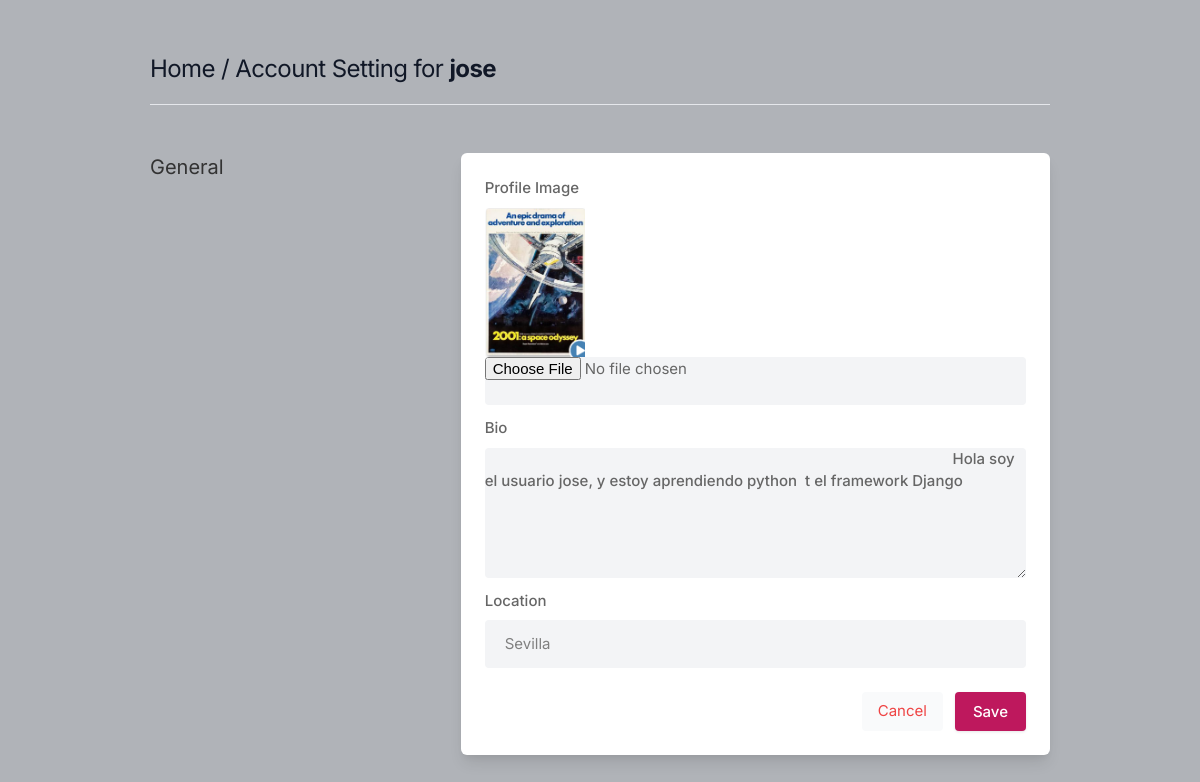
/settings/ (signed in), run on the app's committed database.
### core/models.py (models this page shows, shortened)
class Profile(models.Model):
    user = models.ForeignKey(User, on_delete=models.CASCADE)
    id_user = models.IntegerField()
    bio = models.TextField(blank=True)
    profileimg = models.ImageField(upload_to="profile_images", default='blank-profile-picture.png')
    location = models.CharField(max_length=100, blank=True)

### core/views.py (the view, shortened to what this page needs)
# urls.py: path('settings/',views.settings, name="settings"),
@login_required(login_url="signin")
def settings(request):
    print("hola settings")
    user_profile = Profile.objects.get(user=request.user)
    return render(request, "setting.html", {"user_profile":user_profile})

### templates/setting.html (shortened to what this page needs)
{% load static %}
<!DOCTYPE html>
<html lang="en">
<head>
    <link rel="stylesheet" href="{% static 'assets/css/icons.css' %}">
    <link rel="stylesheet" href="{% static 'assets/css/uikit.css' %}">
    <link rel="stylesheet" href="{% static 'assets/css/style.css' %}">
    <link rel="stylesheet" href="{% static 'assets/css/tailwind.css' %}">
</head>
<body>
            <div class="container m-auto">
                <h1 class="text-2xl leading-none text-gray-900 tracking-tight mt-3"><a href="/"> Home / Account Setting for <b>{{user.username}}</b></a></h1>
                <br>
                <hr>
                <div class="grid lg:grid-cols-3 mt-12 gap-8">
                    <div>
                        <h3 class="text-xl mb-2"> General</h3>
                    </div>
                    <div class="bg-white rounded-md lg:shadow-lg shadow col-span-2">
                        <form action="" method="post" enctype="multipart/form-data">
                            <div class="grid grid-cols-2 gap-3 lg:p-6 p-4">
                                    <div class="col-span-2">
                                        <label for=""> Profile Image</label>
                                        <img width="100" height="100" src="{{user_profile.profileimg.url}}">
                                        <input type="file" name="image" placeholder="Image" class="shadow-none bg-gray-100">
                                    </div>
                                    <div class="col-span-2">
                                        <label for="about">Bio</label>
                                        <textarea id="id_bio" name="bio" rows="3"  class="shadow-none bg-gray-100">
                                            {{user_profile.bio}}
                                        </textarea>
                                    </div>
                                    <div class="col-span-2">
                                        <label for=""> Location</label>
                                        <input type="text" name="location" value="{{user_profile.location}}" placeholder="" class="shadow-none bg-gray-100">
                                    </div>
                                </div>
                                <div class="bg-gray-10 p-6 pt-0 flex justify-end space-x-3">
                                    <button class="p-2 px-4 rounded bg-gray-50 text-red-500"><a href="/"> Cancel </a></button>
                                    <button type="submit" class="button bg-blue-700"> Save </button>
                                </div>
                            </div>
                    </div>
                    <br>
                </div>
</body>
</html>

### static/assets/css/style.css (style rules this page uses)
body { background-color: #B0B3B8!important; }
button { vertical-align: middle; }
span.button, button.button { background-color: #be185d; top: 0; color: #fff; position: relative; padding: 8px 18px; line-height: 22px; position: relative; font-weight: 500; font-size: 15px; display: inline-block; -webkit-transition: all 0.2s ease-in-out; transition: all 0.2s ease-in-out; cursor: pointer; overflow: hidden; border: none; border-radius: 4px; -webkit-box-shadow: 0 1px 3px rgba(0, 0, 0, 0.1); box-shadow: 0 1px 3px rgba(0, 0, 0, 0.1); }
input { height: 48px; line-height: 48px; padding: 0 20px; outline: none; font-size: 15px; color: #808080; max-width: 100%; width: 100%; -webkit-box-sizing: border-box; box-sizing: border-box; display: block; font-weight: 400; opacity: 1; border-radius: 4px; border: none; -webkit-box-shadow: 0 1px 4px 0px rgba(0, 0, 0, 0.12); box-shadow: 0 1px 4px 0px rgba(0, 0, 0, 0.12); }
input[type="text"], input[type="password"], input[type="email"], input[type="number"] { height: 48px; line-height: 48px; padding: 0 20px; outline: none; font-size: 15px; color: #808080; max-width: 100%; width: 100%; -webkit-box-sizing: border-box; box-sizing: border-box; display: block; font-weight: 400; opacity: 1; border-radius: 4px; border: none; -webkit-box-shadow: 0 1px 4px 0px rgba(0, 0, 0, 0.12); box-shadow: 0 1px 4px 0px rgba(0, 0, 0, 0.12); }
textarea { height: 48px; line-height: 48px; padding: 0 20px; outline: none; font-size: 15px; color: #808080; margin: 0 0 16px 0; max-width: 100%; width: 100%; -webkit-box-sizing: border-box; box-sizing: border-box; display: block; background-color: #fff; font-weight: 500; opacity: 1; border-radius: 4px; border: none; -webkit-box-shadow: 0 1px 4px 0px rgba(0, 0, 0, 0.12); box-shadow: 0 1px 4px 0px rgba(0, 0, 0, 0.12); }
input { -webkit-transition: all 0.1s ease-in-out; transition: all 0.1s ease-in-out; }
::placeholder { color: #808080; opacity: 1; }
textarea { height: auto; line-height: 27px; padding: 20px; min-height: 130px; -webkit-transition: none !important; transition: none !important; min-width: 100%; }
label, legend { display: block; font-weight: bold; font-size: 15px; font-weight: 500; margin-bottom: 8px; }
button { border: none; margin: 0; padding: 0; width: auto; overflow: visible; background: transparent; color: inherit; font: inherit; line-height: normal; cursor: pointer; }
a { color: #be185d; -webkit-transition: 0.3s; transition: 0.3s; outline: none !important; }
button { outline: none !important; }
img { max-width: 100%; }
body { color: #666; font-size: 15px; line-height: 27px; background-color: #f0f2f5; font-family: "Inter", sans-serif; text-transform: none; }
h1, h2, h3, h4, h5, h6 { font-family: "Inter", sans-serif; text-transform: none; }
input[type="text"], input[type="password"], input[type="email"] { font-family: "Inter", sans-serif; text-transform: none; }
textarea, select { font-family: "Inter", sans-serif; text-transform: none; }
button, body .pac-container { font-family: "Inter", sans-serif; text-transform: none; }
h1, h2, h3, h4, h5, h6 { color: #333; font-weight: 500; margin: 0; padding: 0; }
h1 { font-size: 32px; }
h3 { font-size: 22px; }
b, strong { font-weight: 700 !important; }
@media (min-width: 1024px) { .container { max-width: 900px !important; padding-top: 45px; } }
.shadow-none { -webkit-box-shadow: none !important; box-shadow: none !important; }

### data on the page
Profile: profileimg (picture), bio "Hola soy el usuario jose, y estoy aprendiendo python t el framework Django", location "Sevilla"

### other printed values
{{ user.username }} "jose"
